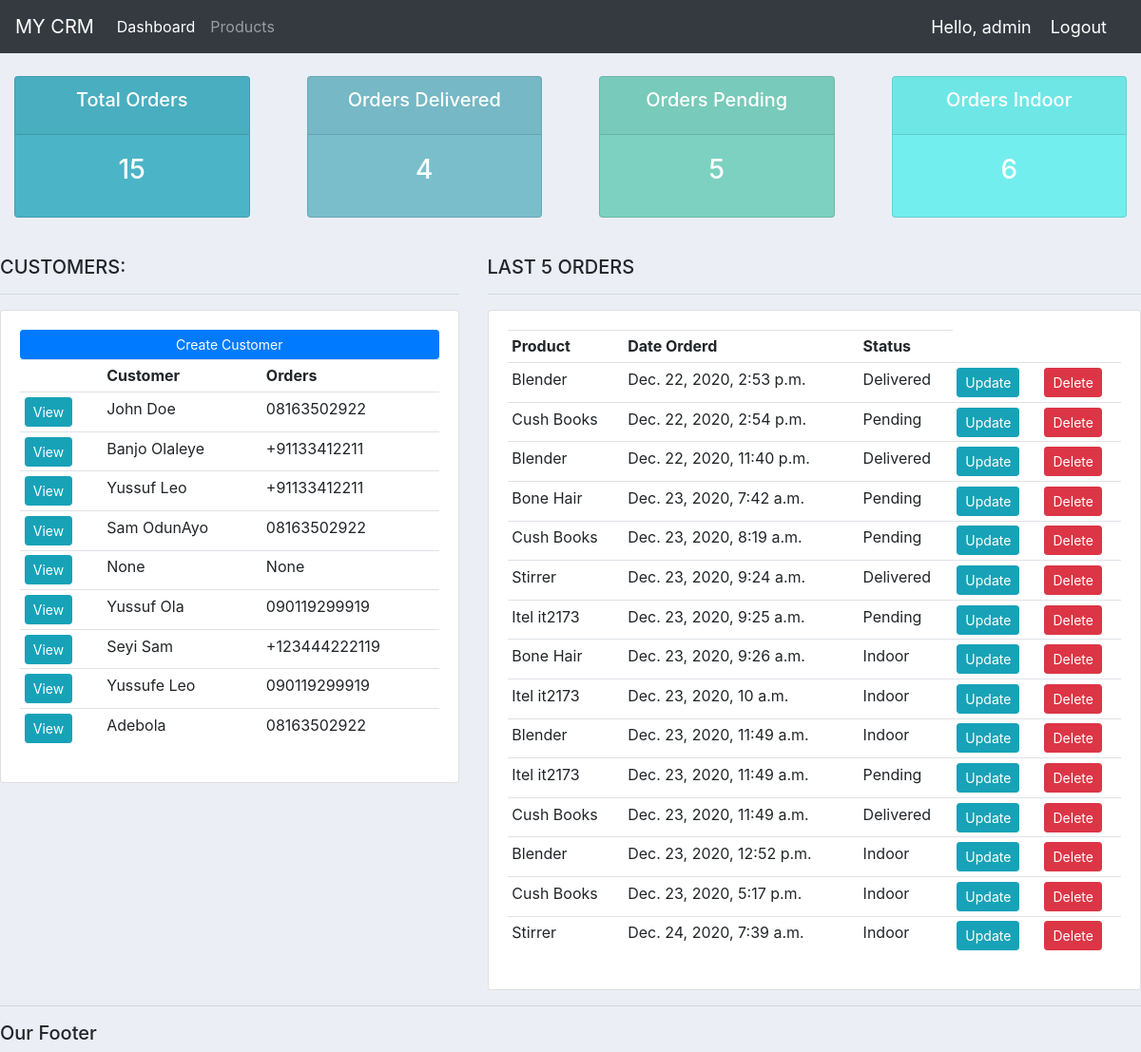
The app's page / (signed in) with its own data.
### accounts/models.py (models this page shows, shortened)
class Customer(models.Model):
	user = models.OneToOneField(User, null=True, blank=True, on_delete=models.CASCADE)
	name = models.CharField(max_length=200, null = True)
	phone = models.CharField(max_length=200, null = True)
	emai = models.CharField(max_length=200, null = True)
	profile_pic = models.ImageField(default='profile.png', null = True, blank=True)
	date_created = models.DateTimeField(auto_now_add=True, null=True)

class Order(models.Model):
	status =(
			('Indoor','Indoor'),
			('Pending','Pending'),
			('Delivered', 'Delivered'),
		)
	customer = models.ForeignKey(Customer, on_delete = models.SET_NULL, null=True)
	product = models.ForeignKey(Product, on_delete = models.SET_NULL, null=True)
	date_created = models.DateTimeField(auto_now_add=True, null=True)
	status = models.CharField(max_length=200, null=True, choices=status)
	note = models.CharField(max_length=1000, null=True)

class Product(models.Model):
	CATEGORY = (
			('Indoor','Indoor'),
			('Out Door','Out Door'),
		)
	name = models.CharField(max_length=200, null = True)
	price = models.FloatField(null=True)
	category = models.CharField(max_length=200, null = True, choices=CATEGORY)
	description = models.CharField(max_length=200, null = True)
	date_created = models.DateTimeField(auto_now_add=True, null=True)
	tags = models.ManyToManyField(Tag)
	def __str__(self):
		return self.name

### accounts/decorators.py (the view)
	def wrapper_func(request, *args, **kwargs):
		group = None
		if request.user.groups.exists():
			group = request.user.groups.all()[0].name
		if group == 'customer':
			return redirect('user-page')
		if group == 'admin':
			return view_func(request, *args, **kwargs)

### accounts/views.py (called while the page is built)
@login_required(login_url='login')
@admin_only
def home(request):
	orders = Order.objects.all()
	customers = Customer.objects.all()
	total_customers = customers.count()
	total_orders = orders.count()
	pending = orders.filter(status='Pending').count()
	delivered = orders.filter(status='Delivered').count()
	indoor = orders.filter(status='Indoor').count()
	context = {
			'orders':orders,
			'customers':customers,
			'total_orders':total_orders,
			'pending':pending,
			'delivered':delivered,
			'indoor':indoor,
		}
	return render(request, 'accounts/dashboard.html', context)

### accounts/templates/accounts/dashboard.html
{% extends 'accounts/main.html' %}
{% block content %}
{%  include 'accounts/status.html' %}
<br>
<div class="row">
	<div class="col-md-5">
		<h5>CUSTOMERS:</h5>
		<hr>
		<div class="card card-body">
			<a class="btn btn-primary  btn-sm btn-block" href="">Create Customer</a>
			<table class="table table-sm">
				<tr>
					<th></th>
					<th>Customer</th>
					<th>Orders</th>
				</tr>
				{% for customer in customers %}
				<tr>
					<td><a href="{% url 'customer' customer.id %}" class="btn btn-sm btn-info">View</a></td>
					<td>{{ customer.name }}</td>
					<td>{{ customer.phone }}</td>
				</tr>
				{% endfor %}
			</table>
		</div>
	</div>
	<div class="col-md-7">
		<h5>LAST 5 ORDERS</h5>
		<hr>
		<div class="card card-body">
			<table class="table table-sm">
				<tr>
					<th>Product</th>
					<th>Date Orderd</th>
					<th>Status</th>
				</tr>
				{% for order in orders %}
				<tr>
					<td>{{ order.product }}</td>
					<td>{{ order.date_created }}</td>
					<td>{{ order.status }}</td>
					<td><a class="btn btn-sm btn-info" href="{% url 'update_order' order.id %}">Update</a></td>
					<td><a class="btn btn-sm btn-danger" href="{% url 'delete_order' order.id %}">Delete</a></td>
				</tr>
				{% endfor %}
			</table>
		</div>
	</div>
</div>
{% endblock %}

### accounts/templates/accounts/main.html (shortened to what this page needs)
{% load static %}
<!DOCTYPE html>
<html>
<head>
	<link rel="stylesheet" href="https://maxcdn.bootstrapcdn.com/bootstrap/4.0.0/css/bootstrap.min.css">
	<link rel="stylesheet" type="text/css" href="{% static '/css/main.css' %}">
</head>
<body>
	{% include 'accounts/navbar.html' %}
	{% block content %}
	{% endblock content %}
	<hr>
	<h5>Our Footer</h5>
</body>
</html>

### accounts/templates/accounts/navbar.html (shortened to what this page needs)
{% load static %}
<nav class="navbar navbar-expand-lg navbar-dark bg-dark">
  <a class="navbar-brand" href="{% url 'home' %}">MY CRM</a>
  <div class="collapse navbar-collapse" id="navbarNav">
    {% if request.user.is_staff %}
    <ul class="navbar-nav">
      <li class="nav-item active">
        <a class="nav-link" href="{% url 'home' %}">Dashboard <span class="sr-only">(current)</span></a>
      </li>
      <li class="nav-item">
        <a class="nav-link" href="{% url 'products' %}">Products</a>
      </li>
    {% else %}
      <li class="nav-item">
        <a class="nav-link" href="{% url 'account' %}">Accounts</a>
      </li>
    </ul>
    {% endif %}
  </div>
  <span class="hello-msg">Hello, {{ request.user }} </span>
  <span><a class="hello-msg" href="{% url 'logout' %}">Logout</a></span>
</nav>

### accounts/templates/accounts/status.html
<br>
<div class="row">
	<div class="col">
		<div class="col-md">
			<div class="card text-center text-white  mb-3" id="total-orders">
			  	<div class="card-header">
			  		<h5 class="card-title">Total Orders</h5>
			  	</div>
			  	<div class="card-body">
			    	<h3 class="card-title">{{ total_orders }}</h3>
			  	</div>
			</div>
		</div>
	</div>
	<div class="col">
		<div class="col-md">
			<div class="card text-center text-white  mb-3" id="orders-delivered">
			  	<div class="card-header">
			  		<h5 class="card-title">Orders Delivered</h5>
			  	</div>
			  	<div class="card-body">
			    	<h3 class="card-title">{{ delivered }}</h3>
			  	</div>
			</div>
		</div>
	</div>
	<div class="col">
		<div class="col-md">
			<div class="card text-center text-white  mb-3" id="orders-pending">
			  	<div class="card-header">
			  		<h5 class="card-title">Orders Pending</h5>
			  	</div>
			  	<div class="card-body">
			    	<h3 class="card-title">{{ pending }}</h3>
			  	</div>
			</div>
		</div>
	</div>
	<div class="col">
		<div class="col-md">
			<div class="card text-center text-white  mb-3" style="background-color: #73eeee" id="orders-indor">
			  	<div class="card-header">
			  		<h5 class="card-title">Orders Indoor</h5>
			  	</div>
			  	<div class="card-body">
			    	<h3 class="card-title">{{ indoor }}</h3>
			  	</div>
			</div>
		</div>
	</div>
</div>

### accounts/static/css/main.css (style rules this page uses)
body { background-color: #ebeff5; }
#total-orders { background-color: #4cb4c7; }
#orders-delivered { background-color: #7abecc; }
#orders-pending { background-color: #7CD1C0; }
#orders-indor { background-color: #73eeee }

### accounts/templates/accounts/navbar.html (style rules this page uses)
.hello-msg { color: #fff; font-size: 18px; margin-right: 20px; }

### records on screen
Customer: name "John Doe", phone "08163502922"
Customer: name "Banjo Olaleye", phone "+91133412211"
Customer: name "Yussuf Leo", phone "+91133412211"
Customer: name "Sam OdunAyo", phone "08163502922"
Customer: name "None", phone "None"
Customer: name "Yussuf Ola", phone "090119299919"
Customer: name "Seyi Sam", phone "+123444222119"
Customer: name "Yussufe Leo", phone "090119299919"
Customer: name "Adebola", phone "08163502922"
Order: product "Blender", date_created "Dec. 22, 2020, 2:53 p.m.", status "Delivered"
Order: product "Cush Books", date_created "Dec. 22, 2020, 2:54 p.m.", status "Pending"
Order: product "Blender", date_created "Dec. 22, 2020, 11:40 p.m.", status "Delivered"
Order: product "Bone Hair", date_created "Dec. 23, 2020, 7:42 a.m.", status "Pending"
Order: product "Cush Books", date_created "Dec. 23, 2020, 8:19 a.m.", status "Pending"
Order: product "Stirrer", date_created "Dec. 23, 2020, 9:24 a.m.", status "Delivered"
Order: product "Itel it2173", date_created "Dec. 23, 2020, 9:25 a.m.", status "Pending"
Order: product "Bone Hair", date_created "Dec. 23, 2020, 9:26 a.m.", status "Indoor"
Order: product "Itel it2173", date_created "Dec. 23, 2020, 10 a.m.", status "Indoor"
Order: product "Blender", date_created "Dec. 23, 2020, 11:49 a.m.", status "Indoor"
Order: product "Itel it2173", date_created "Dec. 23, 2020, 11:49 a.m.", status "Pending"
Order: product "Cush Books", date_created "Dec. 23, 2020, 11:49 a.m.", status "Delivered"
Order: product "Blender", date_created "Dec. 23, 2020, 12:52 p.m.", status "Indoor"
Order: product "Cush Books", date_created "Dec. 23, 2020, 5:17 p.m.", status "Indoor"
Order: product "Stirrer", date_created "Dec. 24, 2020, 7:39 a.m.", status "Indoor"

### other values on screen
{{ request.user }} "admin"
{{ total_orders }} "15"
{{ delivered }} "4"
{{ pending }} "5"
{{ indoor }} "6"
